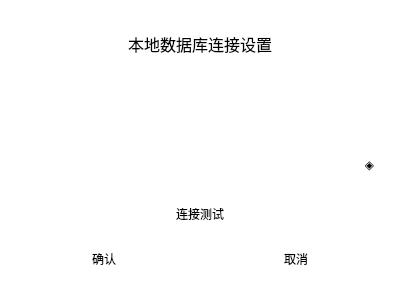
<?xml version="1.0" encoding="UTF-8"?>
<ui version="4.0">
 <class>DBsetWidget</class>
 <widget class="QWidget" name="DBsetWidget">
  <property name="geometry">
   <rect>
    <x>0</x>
    <y>0</y>
    <width>400</width>
    <height>300</height>
   </rect>
  </property>
  <property name="windowTitle">
   <string>Form</string>
  </property>
  <property name="styleSheet">
   <string notr="true">background-color: white;border-radius: 15px;</string>
  </property>
  <layout class="QVBoxLayout" name="verticalLayout">
   <item>
    <widget class="QLabel" name="label">
     <property name="sizePolicy">
      <sizepolicy hsizetype="Preferred" vsizetype="Fixed">
       <horstretch>0</horstretch>
       <verstretch>0</verstretch>
      </sizepolicy>
     </property>
     <property name="font">
      <font>
       <family>Adobe 宋体 Std L</family>
       <pointsize>12</pointsize>
       <weight>50</weight>
       <bold>false</bold>
      </font>
     </property>
     <property name="text">
      <string>本地数据库连接设置</string>
     </property>
     <property name="alignment">
      <set>Qt::AlignCenter</set>
     </property>
    </widget>
   </item>
   <item>
    <layout class="QGridLayout" name="gridLayout">
     <item row="0" column="1">
      <widget class="QtMaterialTextField" name="Account_line">
       <property name="maximumSize">
        <size>
         <width>300</width>
         <height>16777215</height>
        </size>
       </property>
      </widget>
     </item>
     <item row="0" column="2">
      <spacer name="horizontalSpacer_6">
       <property name="orientation">
        <enum>Qt::Horizontal</enum>
       </property>
       <property name="sizeType">
        <enum>QSizePolicy::Fixed</enum>
       </property>
       <property name="sizeHint" stdset="0">
        <size>
         <width>35</width>
         <height>20</height>
        </size>
       </property>
      </spacer>
     </item>
     <item row="0" column="0">
      <spacer name="horizontalSpacer_5">
       <property name="orientation">
        <enum>Qt::Horizontal</enum>
       </property>
       <property name="sizeType">
        <enum>QSizePolicy::Fixed</enum>
       </property>
       <property name="sizeHint" stdset="0">
        <size>
         <width>35</width>
         <height>20</height>
        </size>
       </property>
      </spacer>
     </item>
    </layout>
   </item>
   <item>
    <spacer name="verticalSpacer">
     <property name="orientation">
      <enum>Qt::Vertical</enum>
     </property>
     <property name="sizeType">
      <enum>QSizePolicy::Fixed</enum>
     </property>
     <property name="sizeHint" stdset="0">
      <size>
       <width>20</width>
       <height>20</height>
      </size>
     </property>
    </spacer>
   </item>
   <item>
    <layout class="QGridLayout" name="gridLayout_2">
     <item row="0" column="1">
      <widget class="QtMaterialTextField" name="Passw_line">
       <property name="maximumSize">
        <size>
         <width>300</width>
         <height>16777215</height>
        </size>
       </property>
       <property name="echoMode">
        <enum>QLineEdit::Password</enum>
       </property>
      </widget>
     </item>
     <item row="0" column="0">
      <spacer name="horizontalSpacer_4">
       <property name="orientation">
        <enum>Qt::Horizontal</enum>
       </property>
       <property name="sizeType">
        <enum>QSizePolicy::Fixed</enum>
       </property>
       <property name="sizeHint" stdset="0">
        <size>
         <width>35</width>
         <height>20</height>
        </size>
       </property>
      </spacer>
     </item>
     <item row="0" column="2">
      <widget class="myMaterialButton" name="passw_view">
       <property name="minimumSize">
        <size>
         <width>0</width>
         <height>28</height>
        </size>
       </property>
       <property name="maximumSize">
        <size>
         <width>35</width>
         <height>28</height>
        </size>
       </property>
       <property name="autoFillBackground">
        <bool>false</bool>
       </property>
       <property name="text">
        <string>◈</string>
       </property>
      </widget>
     </item>
    </layout>
   </item>
   <item>
    <layout class="QHBoxLayout" name="horizontalLayout_2">
     <item>
      <widget class="myMaterialButton" name="Test_btn">
       <property name="text">
        <string>连接测试</string>
       </property>
      </widget>
     </item>
    </layout>
   </item>
   <item>
    <layout class="QHBoxLayout" name="horizontalLayout_3">
     <item>
      <widget class="myMaterialButton" name="yes_btn">
       <property name="text">
        <string>确认</string>
       </property>
      </widget>
     </item>
     <item>
      <widget class="myMaterialButton" name="no_btn">
       <property name="text">
        <string>取消</string>
       </property>
      </widget>
     </item>
    </layout>
   </item>
  </layout>
 </widget>
 <customwidgets>
  <customwidget>
   <class>myMaterialButton</class>
   <extends>QPushButton</extends>
   <header location="global">myMaterialButton.h</header>
  </customwidget>
  <customwidget>
   <class>QtMaterialTextField</class>
   <extends>QLineEdit</extends>
   <header location="global">qtmaterialtextfield.h</header>
  </customwidget>
 </customwidgets>
 <resources/>
 <connections/>
</ui>
